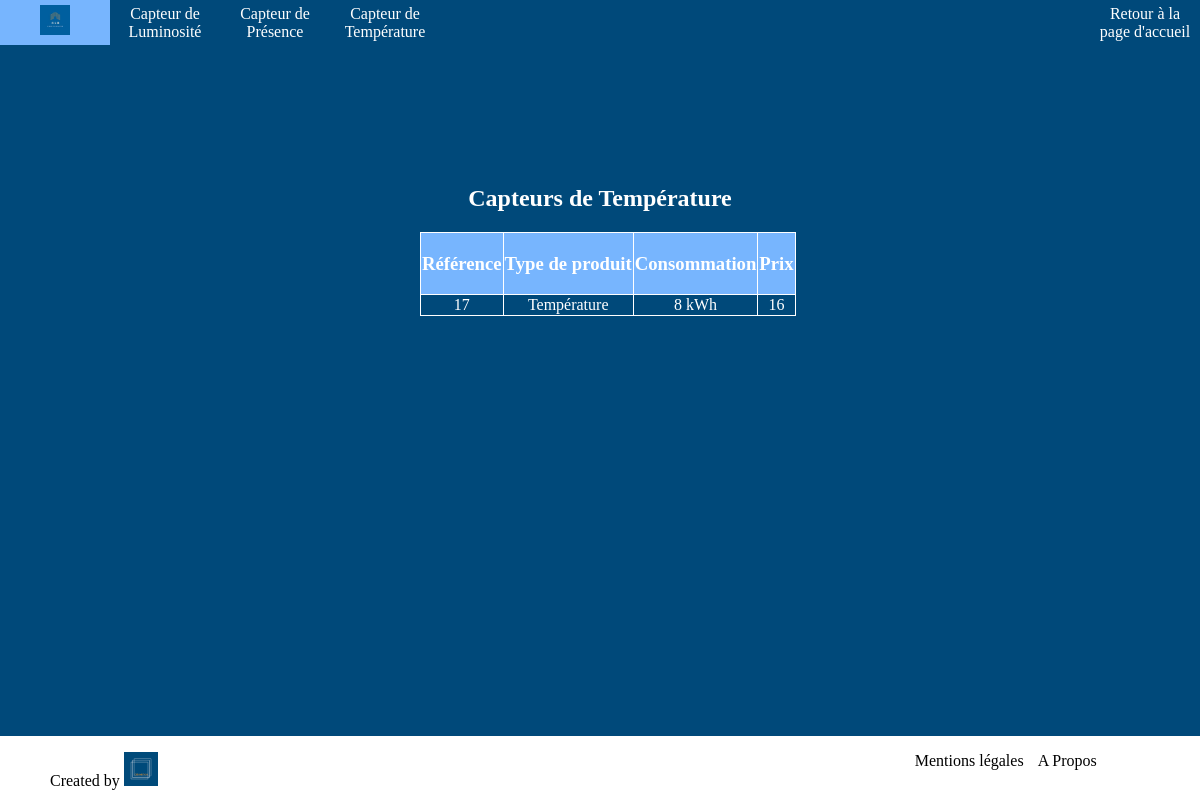
The page /index.php?action=temperatureSensorsUnlog on the database as committed earlier.
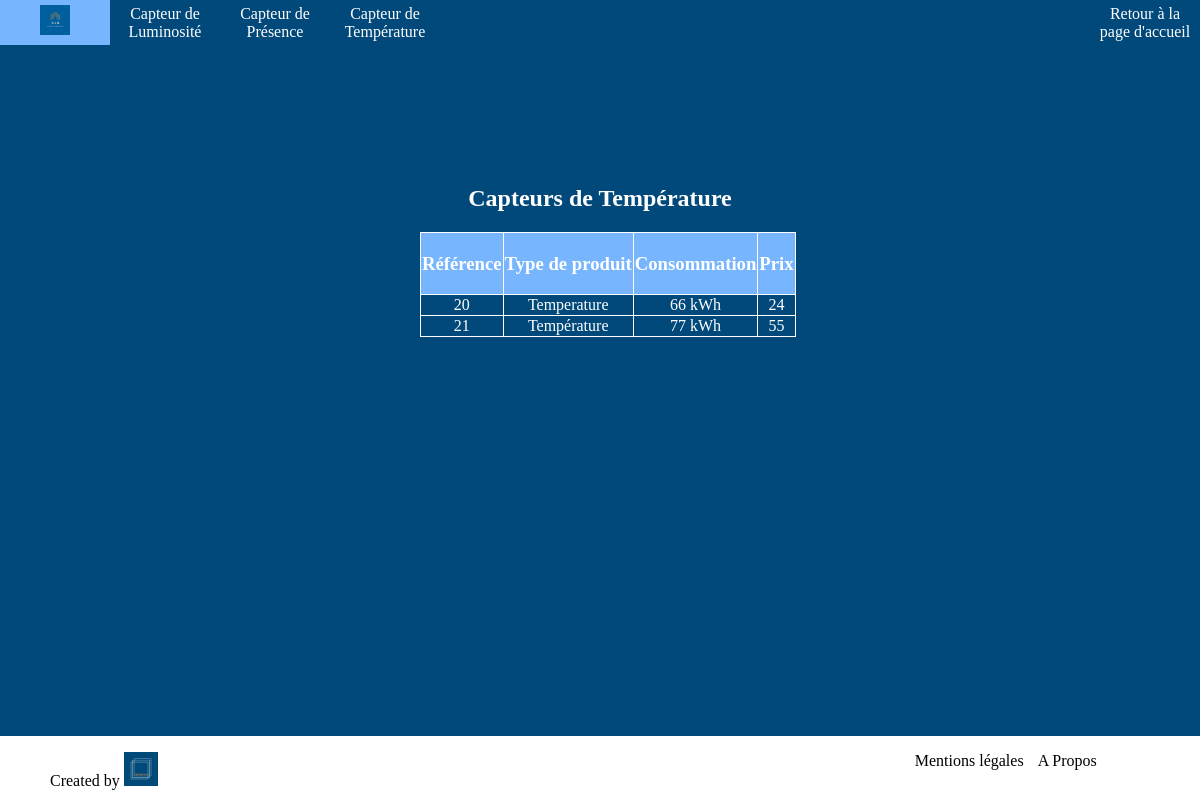
The same page on the database as committed later.
### tables this page shows
CREATE TABLE `catalogue` (
  `idProduit` int(11) NOT NULL,
  `typeProduct` varchar(255) NOT NULL,
  `consumption` varchar(255) NOT NULL,
  `price` varchar(255) NOT NULL
);

### controllers/controller.php (called while the page is built, shortened)
<?php
require "models/model.php";
function temperatureSensorsUnlog(){
    $sensors = getTemperatureSensors()->fetchAll();
    require "views/temperatureSensorsUnlog.php";
}

### models/model.php (called while the page is built, shortened)
<?php
function getTemperatureSensors(){
    $db = dbConnect();
    $req = $db->query("SELECT * FROM catalogue WHERE typeProduct='Temperature'");
    return $req;
}

### views/temperatureSensorsUnlog.php (the view, shortened to what this page needs)
<!DOCTYPE html>
<html>
<head>
    <link rel="stylesheet" type="text/css" href="designs/css/sensors.css" />
</head>
<body>
<header>
    <?php require "catalogueHeader.php"?>
</header>
<section>
    <h1> Capteurs de Température</h1>
    <table>
        <thead>
        <tr>
            <td><h3>Référence</h3></td>
            <td><h3>Type de produit</h3></td>
            <td><h3>Consommation</h3></td>
            <td><h3>Prix</h3></td>
        </tr>
        </thead>
        <tbody>
        <?php foreach($sensors as $sensors) { ?>
            <tr>
                <td>
                    <a href="index.php?action=detailedSensors&id=<?=$sensors["idProduit"];?>"><?= $sensors["idProduit"];?>
                </td>
                <td>
                    <?= $sensors["typeProduct"];?>
                </td>
                <td>
                    <?= $sensors["consumption"];?> kWh
                </td>
                <td>
                    <?= $sensors["price"];?>
                </td>
            </tr>
        <?php } ?>
        </tbody>
    </table>
</section>
<footer>
    <?php require "footer.php"?>
</footer>
</body>
</html>

### index.php (shortened to what this page needs)
<?php
require "controllers/controller.php";
if(isset($_GET["action"])){
    $action = htmlspecialchars($_GET["action"]);
    switch ($action) {
        case 'temperatureSensorsUnlog':
            temperatureSensorsUnlog();
            break;
    }
} else {
    welcome();
}

### views/catalogueHeader.php (shortened to what this page needs)
<!DOCTYPE html>
<html>
<head>
    <link rel="stylesheet" href="./designs/css/header.css" />
</head>
<body>
<header>
    <nav>
        <div id="menu">
            <ul>
                <li><a href="indexAdmin.php?action=welcome"><img src="./designs/pictures/G4B.jpg" id="logo"></a></li>
                <li><a href="indexAdmin.php?action=lightSensorsUnlog">Capteur de Luminosité</a></li>
                <li><a href="indexAdmin.php?action=presenceSensorsUnlog">Capteur de Présence</a></li>
                <li><a href="indexAdmin.php?action=temperatureSensorsUnlog">Capteur de Température</a></li>
                <li><a href="indexAdmin.php?action=welcome">Retour à la page d'accueil</a></li>
            </ul>
        </div>
    </nav>
</header>
</body>
</html>

### views/footer.php (shortened to what this page needs)
<!DOCTYPE html>
<html>
<head>
    <link rel="stylesheet" type="text/css" href="./designs/css/footer.css" />
</head>
<body>
<footer>
    <p>
    <ul>
        <li><a href="" id="mention">Mentions légales</a> </li>
        <li><a href="" id="Apropos">A Propos</a></li>
        <li>Created by <img src="designs/pictures/logo.jpg" class="logo"></li>
    </ul>
    </p>
</footer>
</body>
</html>

### designs/css/sensors.css (style rules this page uses)
html,body { margin: 0; padding:0; width: 100%; background-color:#00497A; text-decoration: none; color:white; }
section { padding-top: 10%; text-align: center; }
h1 { color:white; text-align: center; }
table { border-collapse: collapse; text-align: center; margin-left: 35%; }
td { border: 1px solid white; text-align: center; }
thead { background-color:#77B5FE; text-align: center; }
a { text-decoration: none; color:white; }

### designs/css/header.css (style rules this page uses)
header { position: relative; margin: 0; font-family: LibreBaskerville; background-color:#00497A; }
header #menu ul { margin:0; padding:0; list-style-type:none; text-align:center; background-color:#00497A; overflow:hidden; }
header #menu li { float:left; margin:auto; padding:0; background-color:#00497A; text-align: center; }
header #menu li a { display:block; width:100px; height:35px; color:white; text-decoration:none; padding:5px; }
header #menu li:last-child { float:right; }
header #logo { width: 30px; height: 30px; }

### designs/css/footer.css (style rules this page uses)
footer { background-color: white; position:fixed; bottom:0; left:0; width: 100%; height: 8%; }
footer ul { list-style: none; background-color: white; }
footer ul li { display: inline; margin-left: 10px; text-decoration: none; margin-top: auto; margin-bottom: auto; background-color: white; }
footer ul li a { color: black; background-color: white; }
footer li:last-child { float: left; color: black; }
.logo { height: 4%; width: 4%; }

Rows that differ between the two databases and show on the page:
removed catalogue: idProduit "17", typeProduct "Température", consumption "8", price "16"
added catalogue: idProduit "20", typeProduct "Temperature", consumption "66", price "24"
added catalogue: idProduit "21", typeProduct "Température", consumption "77", price "55"
